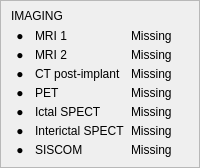
                             <widget class="QFrame" name="frameFilesStatusImaging">
                              <property name="frameShape">
                               <enum>QFrame::Shape::StyledPanel</enum>
                              </property>
                              <property name="frameShadow">
                               <enum>QFrame::Shadow::Raised</enum>
                              </property>
                              <property name="uiRole" stdset="0">
                               <string>statusGroupCard</string>
                              </property>
                              <layout class="QVBoxLayout" name="frameFilesStatusImagingLayout">
                               <property name="spacing">
                                <number>6</number>
                               </property>
                               <property name="leftMargin">
                                <number>10</number>
                               </property>
                               <property name="topMargin">
                                <number>8</number>
                               </property>
                               <property name="rightMargin">
                                <number>10</number>
                               </property>
                               <property name="bottomMargin">
                                <number>10</number>
                               </property>
                               <item>
                                <widget class="QLabel" name="frameFilesStatusImagingTitle">
                                 <property name="text">
                                  <string>IMAGING</string>
                                 </property>
                                 <property name="uiRole" stdset="0">
                                  <string>statusGroupTitle</string>
                                 </property>
                                </widget>
                               </item>
                               <item>
                                <layout class="QGridLayout" name="frameFilesStatusImagingGrid" columnstretch="0,0,0">
                                 <property name="leftMargin">
                                  <number>0</number>
                                 </property>
                                 <property name="topMargin">
                                  <number>0</number>
                                 </property>
                                 <property name="rightMargin">
                                  <number>0</number>
                                 </property>
                                 <property name="bottomMargin">
                                  <number>0</number>
                                 </property>
                                 <property name="horizontalSpacing">
                                  <number>6</number>
                                 </property>
                                 <property name="verticalSpacing">
                                  <number>5</number>
                                 </property>
                                 <item row="0" column="0">
                                  <widget class="QLabel" name="pill_FilesCoreg_T1">
                                   <property name="minimumSize">
                                    <size>
                                     <width>18</width>
                                     <height>0</height>
                                    </size>
                                   </property>
                                   <property name="maximumSize">
                                    <size>
                                     <width>18</width>
                                     <height>16777215</height>
                                    </size>
                                   </property>
                                   <property name="text">
                                    <string>●</string>
                                   </property>
                                   <property name="alignment">
                                    <set>Qt::AlignmentFlag::AlignCenter</set>
                                   </property>
                                   <property name="uiRole" stdset="0">
                                    <string>statusPill</string>
                                   </property>
                                   <property name="status" stdset="0">
                                    <string>missing</string>
                                   </property>
                                  </widget>
                                 </item>
                                 <item row="0" column="1">
                                  <widget class="QLabel" name="label_FilesCoreg_T1">
                                   <property name="minimumSize">
                                    <size>
                                     <width>0</width>
                                     <height>0</height>
                                    </size>
                                   </property>
                                   <property name="text">
                                    <string>MRI 1</string>
                                   </property>
                                   <property name="uiRole" stdset="0">
                                    <string>statusName</string>
                                   </property>
                                  </widget>
                                 </item>
                                 <item row="0" column="2">
                                  <widget class="QLabel" name="status_FilesCoreg_T1">
                                   <property name="text">
                                    <string>Missing</string>
                                   </property>
                                   <property name="uiRole" stdset="0">
                                    <string>statusText</string>
                                   </property>
                                   <property name="status" stdset="0">
                                    <string>missing</string>
                                   </property>
                                  </widget>
                                 </item>
                                 <item row="1" column="0">
                                  <widget class="QLabel" name="pill_FilesCoreg_T2">
                                   <property name="minimumSize">
                                    <size>
                                     <width>18</width>
                                     <height>0</height>
                                    </size>
                                   </property>
                                   <property name="maximumSize">
                                    <size>
                                     <width>18</width>
                                     <height>16777215</height>
                                    </size>
                                   </property>
                                   <property name="text">
                                    <string>●</string>
                                   </property>
                                   <property name="alignment">
                                    <set>Qt::AlignmentFlag::AlignCenter</set>
                                   </property>
                                   <property name="uiRole" stdset="0">
                                    <string>statusPill</string>
                                   </property>
                                   <property name="status" stdset="0">
                                    <string>missing</string>
                                   </property>
                                  </widget>
                                 </item>
                                 <item row="1" column="1">
                                  <widget class="QLabel" name="label_FilesCoreg_T2">
                                   <property name="minimumSize">
                                    <size>
                                     <width>0</width>
                                     <height>0</height>
                                    </size>
                                   </property>
                                   <property name="text">
                                    <string>MRI 2</string>
                                   </property>
                                   <property name="uiRole" stdset="0">
                                    <string>statusName</string>
                                   </property>
                                  </widget>
                                 </item>
                                 <item row="1" column="2">
                                  <widget class="QLabel" name="status_FilesCoreg_T2">
                                   <property name="text">
                                    <string>Missing</string>
                                   </property>
                                   <property name="uiRole" stdset="0">
                                    <string>statusText</string>
                                   </property>
                                   <property name="status" stdset="0">
                                    <string>missing</string>
                                   </property>
                                  </widget>
                                 </item>
                                 <item row="2" column="0">
                                  <widget class="QLabel" name="pill_FilesCoreg_CT">
                                   <property name="minimumSize">
                                    <size>
                                     <width>18</width>
                                     <height>0</height>
                                    </size>
                                   </property>
                                   <property name="maximumSize">
                                    <size>
                                     <width>18</width>
                                     <height>16777215</height>
                                    </size>
                                   </property>
                                   <property name="text">
                                    <string>●</string>
                                   </property>
                                   <property name="alignment">
                                    <set>Qt::AlignmentFlag::AlignCenter</set>
                                   </property>
                                   <property name="uiRole" stdset="0">
                                    <string>statusPill</string>
                                   </property>
                                   <property name="status" stdset="0">
                                    <string>missing</string>
                                   </property>
                                  </widget>
                                 </item>
                                 <item row="2" column="1">
                                  <widget class="QLabel" name="label_FilesCoreg_CT">
                                   <property name="minimumSize">
                                    <size>
                                     <width>0</width>
                                     <height>0</height>
                                    </size>
                                   </property>
                                   <property name="text">
                                    <string>CT post-implant</string>
                                   </property>
                                   <property name="uiRole" stdset="0">
                                    <string>statusName</string>
                                   </property>
                                  </widget>
                                 </item>
                                 <item row="2" column="2">
                                  <widget class="QLabel" name="status_FilesCoreg_CT">
                                   <property name="text">
                                    <string>Missing</string>
                                   </property>
                                   <property name="uiRole" stdset="0">
                                    <string>statusText</string>
                                   </property>
                                   <property name="status" stdset="0">
                                    <string>missing</string>
                                   </property>
                                  </widget>
                                 </item>
                                 <item row="3" column="0">
                                  <widget class="QLabel" name="pill_FilesCoreg_PET">
                                   <property name="minimumSize">
                                    <size>
                                     <width>18</width>
                                     <height>0</height>
                                    </size>
                                   </property>
                                   <property name="maximumSize">
                                    <size>
                                     <width>18</width>
                                     <height>16777215</height>
                                    </size>
                                   </property>
                                   <property name="text">
                                    <string>●</string>
                                   </property>
                                   <property name="alignment">
                                    <set>Qt::AlignmentFlag::AlignCenter</set>
                                   </property>
                                   <property name="uiRole" stdset="0">
                                    <string>statusPill</string>
                                   </property>
                                   <property name="status" stdset="0">
                                    <string>missing</string>
                                   </property>
                                  </widget>
                                 </item>
                                 <item row="3" column="1">
                                  <widget class="QLabel" name="label_FilesCoreg_PET">
                                   <property name="minimumSize">
                                    <size>
                                     <width>0</width>
                                     <height>0</height>
                                    </size>
                                   </property>
                                   <property name="text">
                                    <string>PET</string>
                                   </property>
                                   <property name="uiRole" stdset="0">
                                    <string>statusName</string>
                                   </property>
                                  </widget>
                                 </item>
                                 <item row="3" column="2">
                                  <widget class="QLabel" name="status_FilesCoreg_PET">
                                   <property name="text">
                                    <string>Missing</string>
                                   </property>
                                   <property name="uiRole" stdset="0">
                                    <string>statusText</string>
                                   </property>
                                   <property name="status" stdset="0">
                                    <string>missing</string>
                                   </property>
                                  </widget>
                                 </item>
                                 <item row="4" column="0">
                                  <widget class="QLabel" name="pill_FilesCoreg_ictalSPECT">
                                   <property name="minimumSize">
                                    <size>
                                     <width>18</width>
                                     <height>0</height>
                                    </size>
                                   </property>
                                   <property name="maximumSize">
                                    <size>
                                     <width>18</width>
                                     <height>16777215</height>
                                    </size>
                                   </property>
                                   <property name="text">
                                    <string>●</string>
                                   </property>
                                   <property name="alignment">
                                    <set>Qt::AlignmentFlag::AlignCenter</set>
                                   </property>
                                   <property name="uiRole" stdset="0">
                                    <string>statusPill</string>
                                   </property>
                                   <property name="status" stdset="0">
                                    <string>missing</string>
                                   </property>
                                  </widget>
                                 </item>
                                 <item row="4" column="1">
                                  <widget class="QLabel" name="label_FilesCoreg_ictalSPECT">
                                   <property name="minimumSize">
                                    <size>
                                     <width>0</width>
                                     <height>0</height>
                                    </size>
                                   </property>
                                   <property name="text">
                                    <string>Ictal SPECT</string>
                                   </property>
                                   <property name="uiRole" stdset="0">
                                    <string>statusName</string>
                                   </property>
                                  </widget>
                                 </item>
                                 <item row="4" column="2">
                                  <widget class="QLabel" name="status_FilesCoreg_ictalSPECT">
                                   <property name="text">
                                    <string>Missing</string>
                                   </property>
                                   <property name="uiRole" stdset="0">
                                    <string>statusText</string>
                                   </property>
                                   <property name="status" stdset="0">
                                    <string>missing</string>
                                   </property>
                                  </widget>
                                 </item>
                                 <item row="5" column="0">
                                  <widget class="QLabel" name="pill_FilesCoreg_interictalSPECT">
                                   <property name="minimumSize">
                                    <size>
                                     <width>18</width>
                                     <height>0</height>
                                    </size>
                                   </property>
                                   <property name="maximumSize">
                                    <size>
                                     <width>18</width>
                                     <height>16777215</height>
                                    </size>
                                   </property>
                                   <property name="text">
                                    <string>●</string>
                                   </property>
                                   <property name="alignment">
                                    <set>Qt::AlignmentFlag::AlignCenter</set>
                                   </property>
                                   <property name="uiRole" stdset="0">
                                    <string>statusPill</string>
                                   </property>
                                   <property name="status" stdset="0">
                                    <string>missing</string>
                                   </property>
                                  </widget>
                                 </item>
                                 <item row="5" column="1">
                                  <widget class="QLabel" name="label_FilesCoreg_interictalSPECT">
                                   <property name="minimumSize">
                                    <size>
                                     <width>0</width>
                                     <height>0</height>
                                    </size>
                                   </property>
                                   <property name="text">
                                    <string>Interictal SPECT</string>
                                   </property>
                                   <property name="uiRole" stdset="0">
                                    <string>statusName</string>
                                   </property>
                                  </widget>
                                 </item>
                                 <item row="5" column="2">
                                  <widget class="QLabel" name="status_FilesCoreg_interictalSPECT">
                                   <property name="text">
                                    <string>Missing</string>
                                   </property>
                                   <property name="uiRole" stdset="0">
                                    <string>statusText</string>
                                   </property>
                                   <property name="status" stdset="0">
                                    <string>missing</string>
                                   </property>
                                  </widget>
                                 </item>
                                 <item row="6" column="0">
                                  <widget class="QLabel" name="pill_FilesCoreg_SISCOM">
                                   <property name="minimumSize">
                                    <size>
                                     <width>18</width>
                                     <height>0</height>
                                    </size>
                                   </property>
                                   <property name="maximumSize">
                                    <size>
                                     <width>18</width>
                                     <height>16777215</height>
                                    </size>
                                   </property>
                                   <property name="text">
                                    <string>●</string>
                                   </property>
                                   <property name="alignment">
                                    <set>Qt::AlignmentFlag::AlignCenter</set>
                                   </property>
                                   <property name="uiRole" stdset="0">
                                    <string>statusPill</string>
                                   </property>
                                   <property name="status" stdset="0">
                                    <string>missing</string>
                                   </property>
                                  </widget>
                                 </item>
                                 <item row="6" column="1">
                                  <widget class="QLabel" name="label_FilesCoreg_SISCOM">
                                   <property name="minimumSize">
                                    <size>
                                     <width>0</width>
                                     <height>0</height>
                                    </size>
                                   </property>
                                   <property name="text">
                                    <string>SISCOM</string>
                                   </property>
                                   <property name="uiRole" stdset="0">
                                    <string>statusName</string>
                                   </property>
                                  </widget>
                                 </item>
                                 <item row="6" column="2">
                                  <widget class="QLabel" name="status_FilesCoreg_SISCOM">
                                   <property name="text">
                                    <string>Missing</string>
                                   </property>
                                   <property name="uiRole" stdset="0">
                                    <string>statusText</string>
                                   </property>
                                   <property name="status" stdset="0">
                                    <string>missing</string>
                                   </property>
                                  </widget>
                                 </item>
                                </layout>
                               </item>
                              </layout>
                             </widget>
